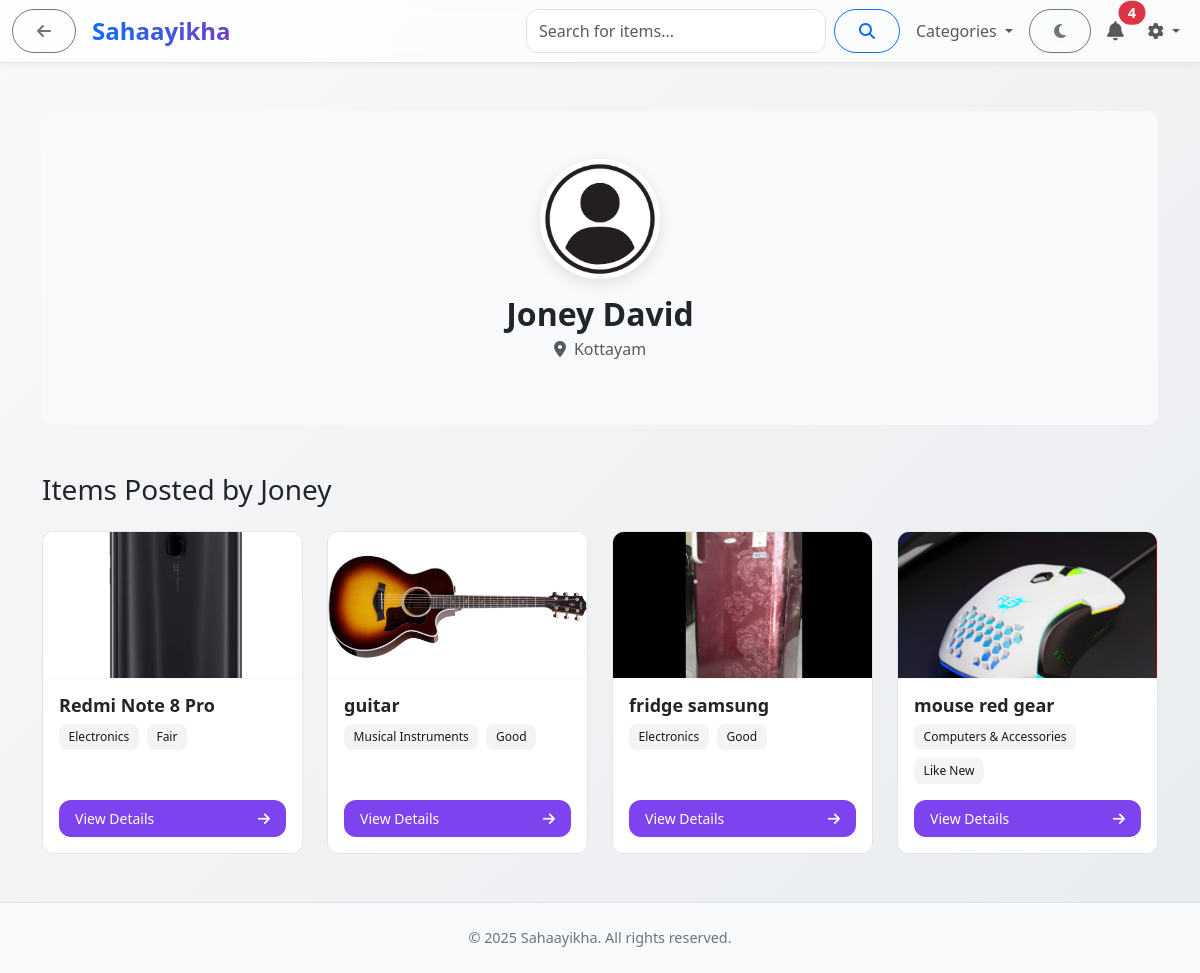
Screenshot of /user/2 (signed in) with the database file from the repository.
### app/models.py (models this page shows, shortened)
class User(UserMixin, db.Model):
    __tablename__ = "users"
    user_id = db.Column(db.Integer, primary_key=True)
    first_name = db.Column(db.String(255), nullable=False)
    last_name = db.Column(db.String(255))
    email = db.Column(db.String(255), unique=True, nullable=False)
    password = db.Column(db.String(255), nullable=False)
    phone = db.Column(db.String(50))
    location = db.Column(db.String(255))
    profile_picture = db.Column(db.String(255), nullable=True)
    status = db.Column(db.String(50), default="Active")
    created_at = db.Column(db.DateTime, default=datetime.utcnow)
    fcm_token = db.Column(db.String(255), nullable=True)
    otp = db.Column(db.String(6), nullable=True)
    otp_expiry = db.Column(db.DateTime, nullable=True)
    is_verified = db.Column(db.Boolean, default=False)
    latitude = db.Column(db.Float, nullable=True)
    longitude = db.Column(db.Float, nullable=True)
    search_radius = db.Column(db.Integer, default=20)
    items = db.relationship("Item", backref="owner", lazy="dynamic")
    bookmarks = db.relationship("Bookmark", backref="user", lazy="dynamic")
    initiated_chats = db.relationship("ChatSession", foreign_keys="ChatSession.user_one_id", lazy="dynamic", back_populates="user_one")
    received_chats = db.relationship("ChatSession", foreign_keys="ChatSession.user_two_id", lazy="dynamic", back_populates="user_two")
    feedbacks = db.relationship("Feedback", backref="user", lazy="dynamic")
    reports = db.relationship("Report", backref="reporter", lazy="dynamic")
    category_follows = db.relationship("CategoryFollow", backref="user", lazy="dynamic")
    notifications = db.relationship("Notification", backref="user", lazy="dynamic")
    login_logs = db.relationship("LoginLog", backref="user", lazy="dynamic")
    trade_requests_made = db.relationship('TradeRequest', foreign_keys='TradeRequest.requester_id', backref='requester', lazy='dynamic')
    trade_requests_received = db.relationship('TradeRequest', foreign_keys='TradeRequest.owner_id', backref='owner', lazy='dynamic')
    donation_offers = db.relationship('DonationOffer', backref='user', lazy='dynamic')

class Item(db.Model):
    __tablename__ = "items"
    item_id = db.Column(db.Integer, primary_key=True)
    user_id = db.Column(db.Integer, db.ForeignKey("users.user_id"), nullable=False, index=True)
    title = db.Column(db.String(255), nullable=False)
    description = db.Column(db.Text)
    category = db.Column(db.String(255), index=True)
    sub_category = db.Column(db.String(255), nullable=True, index=True)
    type = db.Column(db.String(50), index=True) # Trade or Share
    condition = db.Column(db.String(50))
    urgency_level = db.Column(db.String(50))
    expected_return_category = db.Column(db.String(255), nullable=True) # Category or 'Money' for Trade type
    expected_return_sub_category = db.Column(db.String(255), nullable=True)
    location = db.Column(db.String(255), index=True)
    status = db.Column(db.String(50), default="Active", index=True) # Active, Traded, Deleted, etc.
    created_at = db.Column(db.DateTime, default=datetime.utcnow, index=True)
    deal_finalized_at = db.Column(db.DateTime, nullable=True) # Time when deal was confirmed
    latitude = db.Column(db.Float, nullable=True)
    longitude = db.Column(db.Float, nullable=True)
    histories = db.relationship("ItemHistory", backref="item", lazy="dynamic", cascade="all, delete-orphan")
    bookmarks = db.relationship("Bookmark", backref="item", lazy="dynamic", cascade="all, delete-orphan")
    reports = db.relationship("Report", backref="item", lazy="dynamic") # Keep reports even if item deleted? Check cascade
    images = db.relationship("ItemImage", backref="item", lazy="select", cascade="all, delete-orphan")
    notifications = db.relationship("Notification", backref="item", lazy="dynamic") # Notifications related to this item
    trade_requests_offered = db.relationship('TradeRequest', foreign_keys='TradeRequest.item_offered_id', backref='offered_item', lazy='dynamic')
    trade_requests_received = db.relationship('TradeRequest', foreign_keys='TradeRequest.item_requested_id', backref='requested_item', lazy='dynamic')
    chat_sessions = db.relationship("ChatSession", back_populates="trade_item", foreign_keys="ChatSession.trade_item_id")

class ItemImage(db.Model):
    __tablename__ = "item_images"
    image_id = db.Column(db.Integer, primary_key=True)
    item_id = db.Column(db.Integer, db.ForeignKey("items.item_id"), nullable=False, index=True)
    image_url = db.Column(db.String(255), nullable=False) # Path relative to static folder
    uploaded_at = db.Column(db.DateTime, default=datetime.utcnow)

### app/routes.py (the view)
@main.route('/user/<int:user_id>')
@login_required # Require login to view user profiles
def public_profile(user_id):
    if isinstance(current_user._get_current_object(), User) and user_id == current_user.user_id:
        return redirect(url_for('main.profile'))
    user_profile = User.query.get_or_404(user_id)
    items = Item.query.filter_by(user_id=user_profile.user_id, status='Active')\
                      .order_by(Item.created_at.desc()).all()
    return render_template("public_profile.html", user=user_profile, items=items)

### app/templates/public_profile.html (shortened to what this page needs)
{% extends "base.html" %}
{% block content %}
<div class="container py-5">
    <div class="profile-header">
        <img src="{{ url_for('static', filename=user.profile_picture or 'images/users_placeholder.png') }}" alt="{{ user.first_name }}">
        <h2>{{ user.first_name }} {{ user.last_name }}</h2>
        <p><i class="fas fa-map-marker-alt me-2"></i>{{ user.location }}</p>
    </div>
    <h3 class="mb-4">Items Posted by {{ user.first_name }}</h3>
    {% if items %}
        <div class="item-grid">
            {% for item in items %}
            <div class="dashboard-item-card">
                <a href="{{ url_for('main.view_item', item_id=item.item_id) }}" class="text-decoration-none">
                    <div class="item-image">
                        <img src="{% if item.images %}{{ url_for('static', filename=item.images[0].image_url) }}{% else %}{{ url_for('static', filename='images/item_placeholder.jpg') }}{% endif %}" alt="{{ item.title }}">
                    </div>
                </a>
                <div class="item-content">
                    <h5 class="item-title">{{ item.title }}</h5>
                    <div class="item-badges">
                        <span class="badge-dashboard">{{ item.category }}</span>
                        <span class="badge-dashboard">{{ item.condition }}</span>
                    </div>
                    <div class="item-actions">
                        <a href="{{ url_for('main.view_item', item_id=item.item_id) }}" class="btn-dashboard btn-primary-dashboard">
                            <span>View Details</span>
                            <i class="fas fa-arrow-right"></i>
                        </a>
                    </div>
                </div>
            </div>
            {% endfor %}
        </div>
    {% else %}
        <div class="empty-state">
            <i class="fas fa-box-open"></i>
            <h3>No Active Items</h3>
            <p>{{ user.first_name }} hasn't posted any active items yet.</p>
        </div>
    {% endif %}
</div>
{% endblock %}

### app/templates/base.html (shortened to what this page needs)
<!DOCTYPE html>
<html lang="en">
<head>
    <link href="https://cdn.jsdelivr.net/npm/tom-select@2.2.2/dist/css/tom-select.bootstrap5.min.css" rel="stylesheet">
    <link href="https://cdn.jsdelivr.net/npm/bootstrap@5.3.3/dist/css/bootstrap.min.css" rel="stylesheet">
    <link rel="stylesheet" href="https://cdnjs.cloudflare.com/ajax/libs/font-awesome/6.5.1/css/all.min.css">
    <link rel="stylesheet" href="{{ url_for('static', filename='css/style.css') }}">
</head>
<body id="mainBody">
<nav class="navbar navbar-expand-lg navbar-modern sticky-top">
    <div class="container-fluid">
        <div class="d-flex align-items-center">
            {% if request.endpoint != 'main.home' %}
                <button class="btn btn-outline-secondary me-2" id="backBtn" title="Go Back">
                    <i class="fas fa-arrow-left"></i>
                </button>
            {% endif %}
            <a class="navbar-brand ms-2"
               href="
                    {% if request.endpoint == 'main.home' %}
                        {% if current_user.is_authenticated %}
                            {% if current_user.__class__.__name__ == 'User' %}
                                {{ url_for('main.dashboard') }}
                            {% elif current_user.__class__.__name__ == 'Organization' %}
                                {{ url_for('main.org_dashboard') }}
                            {% elif current_user.__class__.__name__ == 'Admin' %}
                                {{ url_for('main.admin_dashboard') }}
                            {% else %}
                                {{ url_for('main.home') }}
                            {% endif %}
                        {% else %}
                            {{ url_for('main.home') }}
                        {% endif %}
                    {% else %}
                        {{ url_for('main.home') }}
                    {% endif %}
               ">
                <span class="navbar-brand-animated">Sahaayikha</span>
            </a>
        </div>
        <div class="collapse navbar-collapse justify-content-end" id="navbarNav">
            <ul class="navbar-nav align-items-lg-center">
                {% if current_user.is_authenticated and current_user.__class__.__name__ == 'User' %}
                <li class="nav-item mx-lg-2 my-2 my-lg-0 d-none d-lg-block">
                    <form action="{{ url_for('main.items_list') }}" method="GET" class="d-flex">
                        <input class="form-control me-2" type="search" name="search" placeholder="Search for items..." aria-label="Search" style="width: 300px;">
                        <button class="btn btn-outline-primary" type="submit"><i class="fas fa-search"></i></button>
                    </form>
                </li>
                 <li class="nav-item dropdown d-none d-lg-block">
                    <a class="nav-link dropdown-toggle" href="#" id="categoryDropdown" role="button" data-bs-toggle="dropdown" aria-expanded="false">
                        Categories
                    </a>
                </li>
                {% endif %}
                {% if current_user.is_authenticated %}
                    <li class="nav-item ms-lg-2 my-2 my-lg-0">
                        <button id="darkModeToggle" class="btn btn-outline-secondary w-100">
                        </button>
                    </li>
                    {% if current_user.__class__.__name__ == 'User' %}
                    <li class="nav-item ms-lg-2 my-2 my-lg-0">
                        <a class="nav-link navbar-icon-btn position-relative" href="{{ url_for('main.notifications') }}" title="Notifications">
                            <i class="fas fa-bell"></i>
                            {% if unread_count and unread_count > 0 %}
                            <span class="position-absolute top-0 start-100 translate-middle badge rounded-pill bg-danger">
                                {{ unread_count }}
                            </span>
                            {% endif %}
                        </a>
                    </li>
                    {% endif %}
                    <li class="nav-item dropdown ms-lg-2 my-2 my-lg-0">
                        <a class="nav-link dropdown-toggle" href="#" id="userDropdown" role="button" data-bs-toggle="dropdown" aria-expanded="false">
                            <i class="fas fa-cog"></i><span class="d-lg-none ms-2">Account</span>
                        </a>
                    </li>
                {% endif %}
            </ul>
        </div>
    </div>
</nav>
    <main>
        {% block content %}{% endblock %}
    </main>
    <footer class="text-center py-4 mt-auto border-top">
        <p class="mb-0">&copy; 2025 Sahaayikha. All rights reserved.</p>
    </footer>
</body>
</html>

### rows the page displays
User: first_name "Joney", last_name "David", location "Kottayam"
Item: image_url (picture), title "Redmi Note 8 Pro", category "Electronics", condition "Fair"
Item: image_url (picture), title "guitar", category "Musical Instruments", condition "Good"
Item: image_url (picture), title "fridge samsung", category "Electronics", condition "Good"
Item: image_url (picture), title "mouse red gear", category "Computers & Accessories", condition "Like New"

### other values shown
{{ unread_count }} "4"
